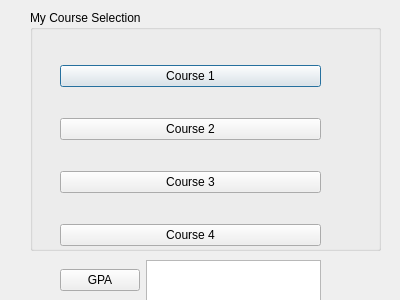
<?xml version="1.0" encoding="UTF-8"?>
<ui version="4.0">
 <class>Course_selection</class>
 <widget class="QDialog" name="Course_selection">
  <property name="geometry">
   <rect>
    <x>0</x>
    <y>0</y>
    <width>400</width>
    <height>300</height>
   </rect>
  </property>
  <property name="windowTitle">
   <string>Dialog</string>
  </property>
  <widget class="QGroupBox" name="groupBox">
   <property name="geometry">
    <rect>
     <x>30</x>
     <y>10</y>
     <width>351</width>
     <height>241</height>
    </rect>
   </property>
   <property name="title">
    <string>My Course Selection</string>
   </property>
   <widget class="QWidget" name="">
    <property name="geometry">
     <rect>
      <x>30</x>
      <y>30</y>
      <width>261</width>
      <height>234</height>
     </rect>
    </property>
    <layout class="QVBoxLayout" name="verticalLayout">
     <item>
      <widget class="QPushButton" name="pushButton_course1">
       <property name="text">
        <string>Course 1</string>
       </property>
      </widget>
     </item>
     <item>
      <widget class="QPushButton" name="pushButton_course2">
       <property name="text">
        <string>Course 2</string>
       </property>
      </widget>
     </item>
     <item>
      <widget class="QPushButton" name="pushButton_course3">
       <property name="text">
        <string>Course 3</string>
       </property>
      </widget>
     </item>
     <item>
      <widget class="QPushButton" name="pushButton_course4">
       <property name="text">
        <string>Course 4</string>
       </property>
      </widget>
     </item>
    </layout>
   </widget>
  </widget>
  <widget class="QWidget" name="">
   <property name="geometry">
    <rect>
     <x>60</x>
     <y>260</y>
     <width>261</width>
     <height>41</height>
    </rect>
   </property>
   <layout class="QHBoxLayout" name="horizontalLayout">
    <item>
     <widget class="QPushButton" name="pushButton_gpa">
      <property name="text">
       <string>GPA</string>
      </property>
     </widget>
    </item>
    <item>
     <widget class="QTextEdit" name="textEdit_gpa"/>
    </item>
   </layout>
  </widget>
 </widget>
 <resources/>
 <connections/>
</ui>
